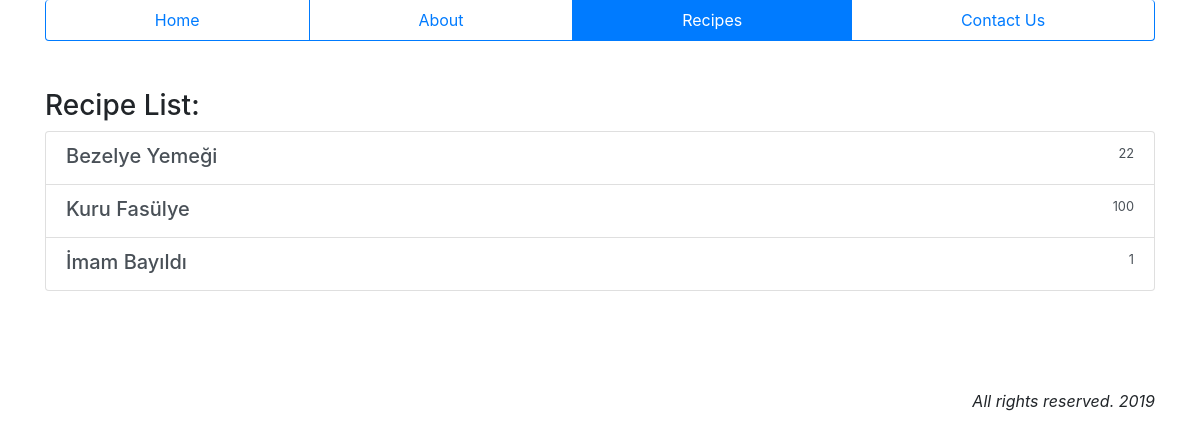
The app's page /recipes/ with its own data.
### findmeal/models.py (models this page shows, shortened)
class Recipe(models.Model):
    name = models.CharField(max_length=100)
    slug = models.SlugField(default='', editable=False, max_length=100)
    image = models.ImageField(upload_to='recipe')
    prep = models.IntegerField()
    serving = models.IntegerField()
    rating = models.DecimalField(max_digits=3, decimal_places=2, null=True, blank=True, default=0)
    rateuser = models.IntegerField(null=True, blank=True, default=0)
    calorie = models.IntegerField()
    def __str__(self):
        return self.name
    def get_absolute_url(self):
        kwargs = {
            'pk': self.id,
            'slug': self.slug
        }
        return reverse('findmeal:detail', kwargs=kwargs)

### findmeal/views.py (the view)
# urls.py: path('recipes/', views.RecipesView.as_view(), name='recipes'),
class RecipesView(ListView):
    template_name = 'findmeal/recipes.html'
    context_object_name = 'recipes_list'
    def get_queryset(self):
        return Recipe.objects.all().order_by('-id')
    def get_context_data(self, **kwargs):
        data = super().get_context_data(*kwargs)
        data['recipes'] = 'active'
        return data

### findmeal/templates/findmeal/recipes.html
{% extends 'findmeal/base.html' %}
{% block content %}
  <h3>Recipe List:</h3>
  <div class="list-group">
		{% for recipe in recipes_list %}
      <a href="{{ recipe.get_absolute_url }}" class="list-group-item list-group-item-action">
        <div class="d-flex w-100 justify-content-between">
          <h5 class="mb-1">
            {{ recipe }}
          </h5>
          <small>{{ recipe.calorie }}</small>
        </div>
      </a>
		{% endfor %}
	</div>
{% endblock %}

### findmeal/static/findmeal/css/style.css (style rules this page uses)
.list-group-item:last-child { border-bottom: 1px solid rgba(0,0,0,.125) !important; }

### records on screen
Recipe: name "Bezelye Yemeği", calorie "22"
Recipe: name "Kuru Fasülye", calorie "100"
Recipe: name "İmam Bayıldı", calorie "1"
